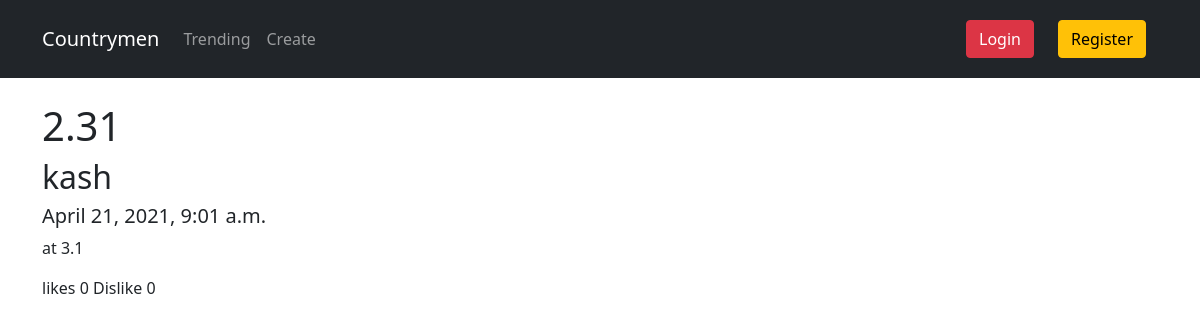
The page /agendas/231 on the database its author committed.
### agenda/models.py (models this page shows, shortened)
class Agenda(models.Model):
    title = models.CharField(max_length=100)
    text = models.TextField()
    date = models.DateTimeField(auto_now_add = True)
    author = models.ForeignKey(Users,on_delete=models.CASCADE)
    slug = models.SlugField(default='default',editable='False',max_length=100,null=False)

class Users(AbstractUser):
    username = models.CharField(max_length=20,primary_key=True)
    name  = models.CharField(max_length=30)
    image = models.CharField(max_length=20,default="default.jpg")
    email = models.EmailField(null=True)
    def __str__(self):
        return self.username

### agenda/views.py (the view)
# urls.py: path('agendas/<slug:slug>', AgendaDetailView.as_view(),name='agenda_view'),
class AgendaDetailView(DetailView):
    model = Agenda
    template_name = 'agenda.html'
    def get_context_data(self, **kwargs):
            context = super().get_context_data(**kwargs)
            agenda = Agenda.objects.get(slug=self.kwargs.get("slug"))
            context['agenda'] = agenda
            context['Ayes'] = Aye.objects.filter(agenda=agenda).count()
            context['Nays'] = Nay.objects.filter(agenda=agenda).count()
            return context

### templates/agenda.html
{% extends "layout.html" %} {% block content %}
<h1>
    {{ agenda.title }}
</h1>
<h2>
    {{agenda.author}}
</h2>
<h5>
    {{agenda.date}}
</h5>
<p>{{agenda.text}}
</p>
likes {{Ayes}} Dislike {{Nays}}{% endblock %}

### static/css/main.css (style rules this page uses)
* { margin: 0; padding: 0; box-sizing: border-box; }

### rows shown on the page
Agenda: title "2.31", author "kash", date "April 21, 2021, 9:01 a.m.", text "at 3.1"

### other values the page prints
{{ Ayes }} "0"
{{ Nays }} "0"
